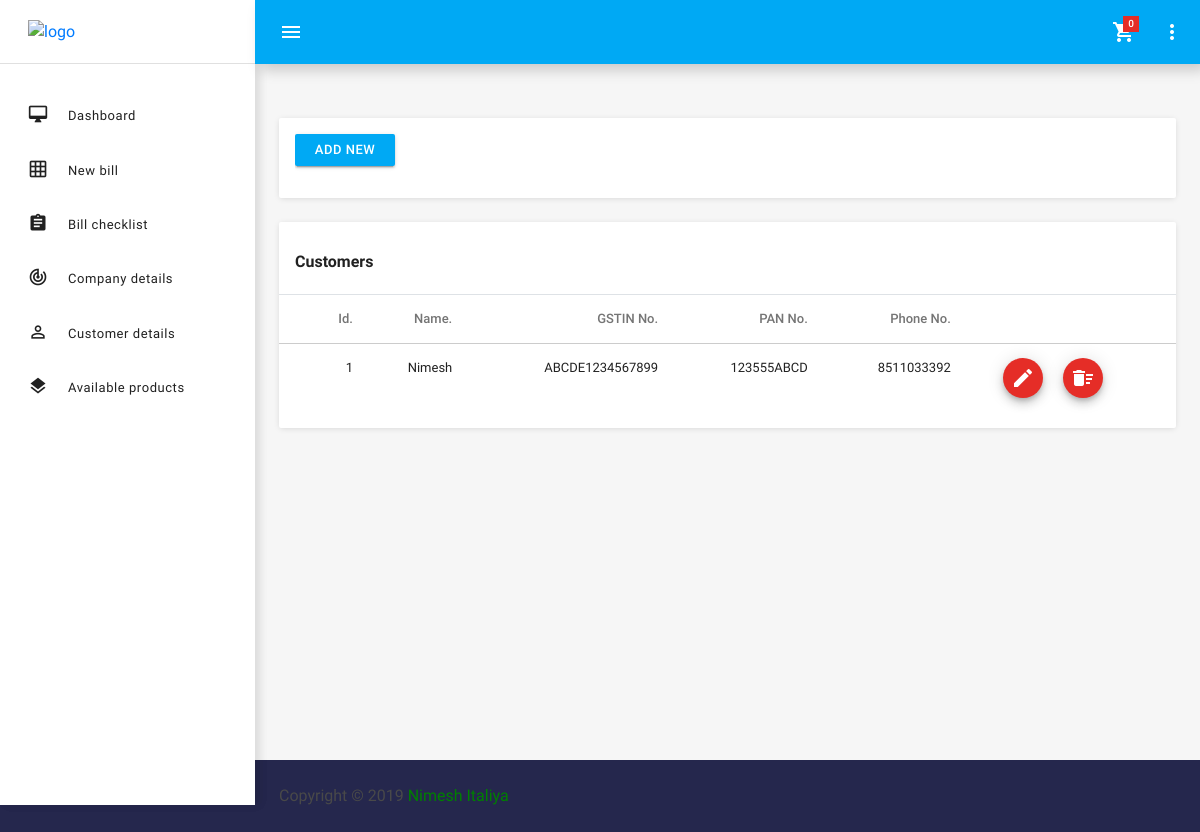
The page /pages/forms/customer-forms.php (signed in) on the database its author committed.
### tables this page shows
CREATE TABLE IF NOT EXISTS `customers` (
  `cust_id` varchar(10) NOT NULL,
  `customer_name` varchar(50) DEFAULT NULL,
  `addr` varchar(100) DEFAULT NULL,
  `gstin_no` varchar(15) DEFAULT NULL,
  `pan_no` varchar(10) DEFAULT NULL,
  `phone_no` varchar(10) DEFAULT NULL,
  `username` varchar(30) NOT NULL,
  PRIMARY KEY (`cust_id`,`username`)
);

### pages/forms/customer-forms.php (the view, shortened to what this page needs)
<!DOCTYPE html>
<html lang="en">
<head>
	<link rel="stylesheet" type="text/css" href="../../css/bootstrap.min.css">
	<link rel="stylesheet" href="../../css/login_form.css">
	<link rel="stylesheet" href="../../node_modules/mdi/css/materialdesignicons.min.css">
	<link rel="stylesheet" href="../../css/style.css">
</head>
<body>
  <div class="body-wrapper">
	<aside class="mdc-persistent-drawer mdc-persistent-drawer--open">
	  	<nav class="mdc-persistent-drawer__drawer">
	  		<div class="mdc-persistent-drawer__toolbar-spacer">
	  			<a href="../../dashboard.php" style="text-decoration: none;" class="brand-logo">
	  				<img src="../../images/logo.png" alt="logo">
	  			</a>
	  		</div>
	  		<div class="mdc-list-group">
	  			<nav class="mdc-list mdc-drawer-menu" style="max-height: none; padding-bottom: 153%;">
	  				<div class="mdc-list-item mdc-drawer-item">
	  					<a class="mdc-drawer-link" href="../../dashboard.php">
	  						<i class="material-icons mdc-list-item__start-detail mdc-drawer-item-icon" aria-hidden="true">desktop_mac</i>
	  						Dashboard
	  					</a>
	  				</div>
	  				<div class="mdc-list-item mdc-drawer-item">
	  					<a class="mdc-drawer-link" href="product-list.php">
	  						<i class="material-icons mdc-list-item__start-detail mdc-drawer-item-icon" aria-hidden="true">grid_on</i>
	  						New bill
	  					</a>
	  				</div>
	  				<div class="mdc-list-item mdc-drawer-item">
	  					<a class="mdc-drawer-link" href="bill-checklist.php">
	  						<i class="material-icons mdc-list-item__start-detail mdc-drawer-item-icon" aria-hidden="true">assignment</i>
	  						Bill checklist
	  					</a>
	  				</div>
	  				<div class="mdc-list-item mdc-drawer-item">
	  					<a class="mdc-drawer-link" href="basic-forms.php">
	  						<i class="material-icons mdc-list-item__start-detail mdc-drawer-item-icon" aria-hidden="true">track_changes</i>
	  						Company details
	  					</a>
	  				</div>
	  				<div class="mdc-list-item mdc-drawer-item">
	  					<a class="mdc-drawer-link" href="customer-forms.php">
	  						<i class="material-icons mdc-list-item__start-detail mdc-drawer-item-icon" aria-hidden="true">person_outline</i>
	  						Customer details
	  					</a>
	  				</div>
	  				<div class="mdc-list-item mdc-drawer-item">
	  					<a class="mdc-drawer-link" href="product-forms.php">
	  						<i class="material-icons mdc-list-item__start-detail mdc-drawer-item-icon" aria-hidden="true">layers</i>
	  						Available products
	  					</a>
	  				</div>
	  			</nav>
	  		</div>
	  	</nav>
	</aside>
 	<header class="mdc-toolbar mdc-elevation--z4 mdc-toolbar--fixed">
	  	<div class="mdc-toolbar__row">
	  		<section class="mdc-toolbar__section mdc-toolbar__section--align-start">
	  			<a href="#" class="menu-toggler material-icons mdc-toolbar__menu-icon">menu</a>
	  		</section>
	  		<section class="mdc-toolbar__section mdc-toolbar__section--align-end" role="toolbar">
	  			<div class="mdc-menu-anchor">
					<a href="selected-product-list.php" style="text-decoration: none;" class="mdc-toolbar__icon toggle mdc-ripple-surface" data-mdc-auto-init="MDCRipple">
		              <i class="material-icons">shopping_cart</i>
		                <span class="dropdown-count" id="span_quantity">
		                <?php
		                include ("../../DBconfig.php");
		                $user_name = $_SESSION["user_name"];
		                $sql = "SELECT COUNT(id) count FROM bill_data WHERE username = '$user_name';";
		                $result = mysqli_query($conn, $sql);
		                if (mysqli_num_rows($result) > 0) {
		                    $row = mysqli_fetch_assoc($result);
		                    echo $row["count"];
		                }else {
		                    echo "0";
		                }
		                ?>
		                </span>
		            </a>
	  			</div>
	  			<div class="mdc-menu-anchor mr-1">
	  				<a href="#" class="mdc-toolbar__icon toggle mdc-ripple-surface" style="text-decoration: none;" data-toggle="dropdown" toggle-dropdown="logout-menu" data-mdc-auto-init="MDCRipple">
	  					<i class="material-icons">more_vert</i>
	  				</a>
	  			</div>
	  		</section>
	  	</div>
	</header>
    <div class="page-wrapper mdc-toolbar-fixed-adjust">
      	<main class="content-wrapper">
        	<div class="mdc-layout-grid">
				<div class="mdc-layout-grid__inner">
                    <div class="mdc-layout-grid__cell stretch-card mdc-layout-grid__cell--span-12">
                      	<div class="mdc-card">
                          	<section class="mdc-card__supporting-text">
                              	<div class="mdc-layout-grid__inner">
                                  	<div class="mdc-layout-grid__cell mdc-layout-grid__cell--span-2-desktop">
                                      	<div id="demo-tf-box-wrapper">
                                            <a href="mod_customer.php"  style = "text-decoration:none; color:black;">
                                                <div class="mdc-list-item mdc-drawer-item purchase-link">
                                                    <input type="submit" style="width: 100px;" value="add new" class="mdc-button mdc-button--raised mdc-button--dense mdc-drawer-link" data-mdc-auto-init="MDCRipple">
                                                </div>
                                            </a>
                                        </div>
                                    </div>
                                </div>
                            </section>
                        </div>
                	</div>
            		<div class="mdc-layout-grid__cell stretch-card mdc-layout-grid__cell--span-12">
						<div class="mdc-card">
							<section class="mdc-card__primary">
								<h1 class="mdc-card__title mdc-card__title--large">Customers</h1>
							</section>
                			<div class="template-demo">
                  				<table class="table table-hoverable">
                    				<thead>
                      					<tr>
					                        <th>Id.</th>
					                        <th>Name.</th>
					                        <th>GSTIN No.</th>
					                        <th>PAN No.</th>
					                        <th>Phone No.</th>
					                        <th></th>
					                        <th></th>
					                      </tr>
					                    </thead>
					                    <tbody>
					                        <?php
					                        if(isset($_SESSION["user_name"])) {
					                            include ("../../DBconfig.php");
					                            $user_name = $_SESSION["user_name"];
					                            $sql = "SELECT * FROM customers where username = '$user_name';";
					                            $result = mysqli_query($conn, $sql);
					                            if (mysqli_num_rows($result) > 0)
					                                while($row = mysqli_fetch_assoc($result)){
					                                    echo "<tr>" .
					                                        " <td>$row[cust_id]</td>" .
					                                        " <td>$row[customer_name]</td>" .
					                                        " <td>$row[gstin_no]</td>" .
					                                        " <td>$row[pan_no]</td>" .
					                                        " <td>$row[phone_no]</td>"?>
					                                        <td style="text-align: right;">
					                                            <a href="mod_customer.php?cust_id=<?php echo $row['cust_id']?>">
					                                            <button class="mdc-fab mdc-fab--mini material-icons">
					                                                    <i class="material-icons">create</i>
					                                                </button>
					                                                </a>
					                                        </td>
					                                        <td style="text-align: left;">
					                                            <a href="../../DBOperation.php?Message=<?php echo $_SESSION["user_name"];?>&cust_id=<?php echo $row['cust_id']?>&log4=1">
					                                            <button class="mdc-fab mdc-fab--mini material-icons" data-mdc-auto-init="MDCRipple">
					                                                <i class="material-icons">delete_sweep</i>
					                                            </button>
					                                            </a>
					                                        </td>
					                                        <?php
					                                        echo "</tr>";
					                                    }
					                        }
					                        ?>
					                    </tbody>
                  					</table>
                				</div>
							</div>
						</div>
					</div>
				</div>
      		</main>
    		<?php include("../../partials/_footer.php"); ?>
    	</div>
    </div>
</body>
</html>

### css/login_form.css (style rules this page uses)
body { background-color: #25274d; }

### rows shown on the page
customers: cust "1", customer_name "Nimesh", gstin_no "ABCDE1234567899", pan_no "123555ABCD", phone_no "8511033392"

### other values the page prints
$row["count"] "0"
